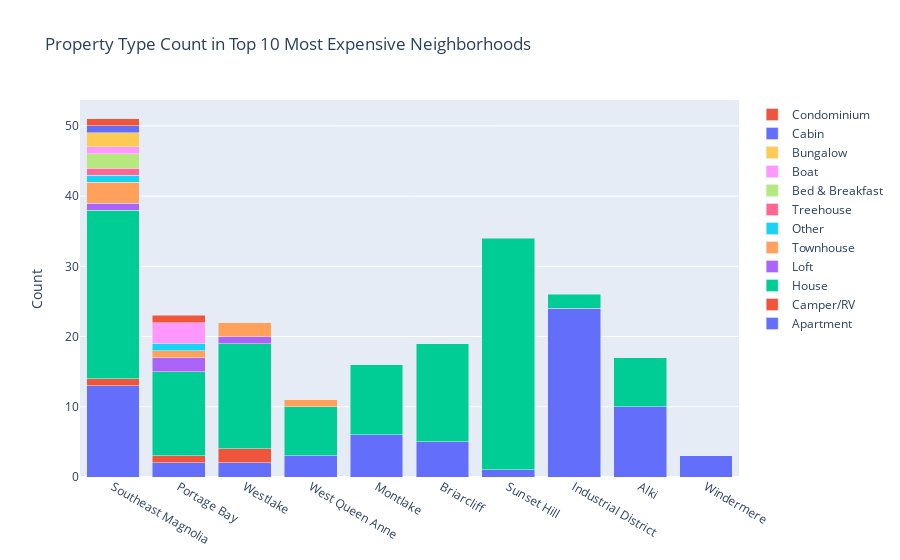

Notebook source saved alongside this figure:
### Markdown cell above
# How does the property type impact listing price on a neighborhood basis?

### Code cell
# view prevalance of different property types in the most expensive neighborhoods
stacked_bar_df = pd.DataFrame(df.loc[df['neighbourhood_cleansed'].isin(top_10) ].groupby(['neighbourhood_cleansed', 'property_type']).count()['id']).reset_index()
property_type_list = stacked_bar_df.property_type.unique().tolist()

stacked_bar_data = []

for property_type in property_type_list:
        stacked_bar_trace = go.Bar(name = property_type, x= top_10, y =stacked_bar_df[stacked_bar_df['property_type']== property_type]['id'].tolist())
        stacked_bar_data.append(stacked_bar_trace)
        
layout = go.Layout(title = 'Property Type Count in Top 10 Most Expensive Neighborhoods',
                   barmode = 'stack',
                  yaxis = dict(title='Count'))    
    
stacked_bar_fig = go.Figure(data=stacked_bar_data, layout=layout)

stacked_bar_fig.show()

### Figure 1 — Plotly figure (JSON) as saved in the notebook; plotly's stock layout.template omitted (floating-point values rounded to 4 significant figures)
{"data": [{"name": "Apartment", "type": "bar", "x": ["Southeast Magnolia", "Portage Bay", "Westlake", "West Queen Anne", "Montlake", "Briarcliff", "Sunset Hill", "Industrial District", "Alki", "Windermere"], "y": [13, 2, 2, 3, 6, 5, 1, 24, 10, 3]}, {"name": "Camper/RV", "type": "bar", "x": ["Southeast Magnolia", "Portage Bay", "Westlake", "West Queen Anne", "Montlake", "Briarcliff", "Sunset Hill", "Industrial District", "Alki", "Windermere"], "y": [1, 1, 2]}, {"name": "House", "type": "bar", "x": ["Southeast Magnolia", "Portage Bay", "Westlake", "West Queen Anne", "Montlake", "Briarcliff", "Sunset Hill", "Industrial District", "Alki", "Windermere"], "y": [24, 12, 15, 7, 10, 14, 33, 2, 7]}, {"name": "Loft", "type": "bar", "x": ["Southeast Magnolia", "Portage Bay", "Westlake", "West Queen Anne", "Montlake", "Briarcliff", "Sunset Hill", "Industrial District", "Alki", "Windermere"], "y": [1, 2, 1]}, {"name": "Townhouse", "type": "bar", "x": ["Southeast Magnolia", "Portage Bay", "Westlake", "West Queen Anne", "Montlake", "Briarcliff", "Sunset Hill", "Industrial District", "Alki", "Windermere"], "y": [3, 1, 2, 1]}, {"name": "Other", "type": "bar", "x": ["Southeast Magnolia", "Portage Bay", "Westlake", "West Queen Anne", "Montlake", "Briarcliff", "Sunset Hill", "Industrial District", "Alki", "Windermere"], "y": [1, 1]}, {"name": "Treehouse", "type": "bar", "x": ["Southeast Magnolia", "Portage Bay", "Westlake", "West Queen Anne", "Montlake", "Briarcliff", "Sunset Hill", "Industrial District", "Alki", "Windermere"], "y": [1]}, {"name": "Bed & Breakfast", "type": "bar", "x": ["Southeast Magnolia", "Portage Bay", "Westlake", "West Queen Anne", "Montlake", "Briarcliff", "Sunset Hill", "Industrial District", "Alki", "Windermere"], "y": [2]}, {"name": "Boat", "type": "bar", "x": ["Southeast Magnolia", "Portage Bay", "Westlake", "West Queen Anne", "Montlake", "Briarcliff", "Sunset Hill", "Industrial District", "Alki", "Windermere"], "y": [1, 3]}, {"name": "Bungalow", "type": "bar", "x": ["Southeast Magnolia", "Portage Bay", "Westlake", "West Queen Anne", "Montlake", "Briarcliff", "Sunset Hill", "Industrial District", "Alki", "Windermere"], "y": [2]}, {"name": "Cabin", "type": "bar", "x": ["Southeast Magnolia", "Portage Bay", "Westlake", "West Queen Anne", "Montlake", "Briarcliff", "Sunset Hill", "Industrial District", "Alki", "Windermere"], "y": [1]}, {"name": "Condominium", "type": "bar", "x": ["Southeast Magnolia", "Portage Bay", "Westlake", "West Queen Anne", "Montlake", "Briarcliff", "Sunset Hill", "Industrial District", "Alki", "Windermere"], "y": [1, 1]}], "layout": {"barmode": "stack", "title": {"text": "Property Type Count in Top 10 Most Expensive Neighborhoods"}, "yaxis": {"title": {"text": "Count"}}}}
